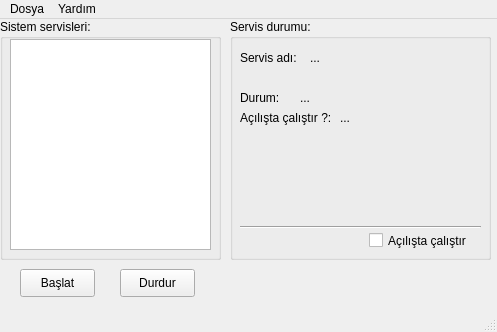
<ui version="4.0" >
 <class>ServisYoneticisi</class>
 <widget class="QMainWindow" name="ServisYoneticisi" >
  <property name="windowModality" >
   <enum>Qt::NonModal</enum>
  </property>
  <property name="geometry" >
   <rect>
    <x>0</x>
    <y>0</y>
    <width>497</width>
    <height>332</height>
   </rect>
  </property>
  <property name="windowTitle" >
   <string>Servis Yöneticisi</string>
  </property>
  <widget class="QWidget" name="centralwidget" >
   <property name="geometry" >
    <rect>
     <x>0</x>
     <y>30</y>
     <width>497</width>
     <height>279</height>
    </rect>
   </property>
   <widget class="QGroupBox" name="servisBox" >
    <property name="geometry" >
     <rect>
      <x>0</x>
      <y>0</y>
      <width>221</width>
      <height>241</height>
     </rect>
    </property>
    <property name="title" >
     <string>Sistem servisleri:</string>
    </property>
    <widget class="QListWidget" name="servisList" >
     <property name="geometry" >
      <rect>
       <x>10</x>
       <y>20</y>
       <width>201</width>
       <height>211</height>
      </rect>
     </property>
    </widget>
   </widget>
   <widget class="QPushButton" name="calistirButton" >
    <property name="geometry" >
     <rect>
      <x>20</x>
      <y>250</y>
      <width>75</width>
      <height>28</height>
     </rect>
    </property>
    <property name="text" >
     <string>Başlat</string>
    </property>
   </widget>
   <widget class="QPushButton" name="durdurButton" >
    <property name="geometry" >
     <rect>
      <x>120</x>
      <y>250</y>
      <width>75</width>
      <height>28</height>
     </rect>
    </property>
    <property name="text" >
     <string>Durdur</string>
    </property>
   </widget>
   <widget class="QGroupBox" name="durumBox" >
    <property name="geometry" >
     <rect>
      <x>230</x>
      <y>0</y>
      <width>261</width>
      <height>241</height>
     </rect>
    </property>
    <property name="title" >
     <string>Servis durumu:</string>
    </property>
    <widget class="QLabel" name="label" >
     <property name="geometry" >
      <rect>
       <x>10</x>
       <y>70</y>
       <width>54</width>
       <height>18</height>
      </rect>
     </property>
     <property name="text" >
      <string>Durum:</string>
     </property>
    </widget>
    <widget class="QLabel" name="durumLabel" >
     <property name="geometry" >
      <rect>
       <x>70</x>
       <y>70</y>
       <width>91</width>
       <height>18</height>
      </rect>
     </property>
     <property name="text" >
      <string>...</string>
     </property>
    </widget>
    <widget class="QLabel" name="label_2" >
     <property name="geometry" >
      <rect>
       <x>10</x>
       <y>90</y>
       <width>101</width>
       <height>18</height>
      </rect>
     </property>
     <property name="text" >
      <string>Açılışta çalıştır ?:</string>
     </property>
    </widget>
    <widget class="QLabel" name="acilis_cLabel" >
     <property name="geometry" >
      <rect>
       <x>110</x>
       <y>90</y>
       <width>71</width>
       <height>18</height>
      </rect>
     </property>
     <property name="text" >
      <string>...</string>
     </property>
    </widget>
    <widget class="QLabel" name="label_3" >
     <property name="geometry" >
      <rect>
       <x>10</x>
       <y>30</y>
       <width>61</width>
       <height>18</height>
      </rect>
     </property>
     <property name="text" >
      <string>Servis adı:</string>
     </property>
    </widget>
    <widget class="QLabel" name="sad_Label" >
     <property name="geometry" >
      <rect>
       <x>80</x>
       <y>30</y>
       <width>171</width>
       <height>18</height>
      </rect>
     </property>
     <property name="text" >
      <string>...</string>
     </property>
    </widget>
    <widget class="Line" name="line" >
     <property name="geometry" >
      <rect>
       <x>10</x>
       <y>200</y>
       <width>241</width>
       <height>16</height>
      </rect>
     </property>
     <property name="orientation" >
      <enum>Qt::Horizontal</enum>
     </property>
    </widget>
    <widget class="QCheckBox" name="acalistirButton" >
     <property name="geometry" >
      <rect>
       <x>139</x>
       <y>210</y>
       <width>101</width>
       <height>23</height>
      </rect>
     </property>
     <property name="text" >
      <string>Açılışta çalıştır</string>
     </property>
    </widget>
   </widget>
  </widget>
  <widget class="QMenuBar" name="menubar" >
   <property name="geometry" >
    <rect>
     <x>0</x>
     <y>0</y>
     <width>497</width>
     <height>30</height>
    </rect>
   </property>
   <widget class="QMenu" name="menuDosya" >
    <property name="title" >
     <string>Dosya</string>
    </property>
    <addaction name="actionYapilandir" />
    <addaction name="actionCik" />
   </widget>
   <widget class="QMenu" name="menuYard_m" >
    <property name="title" >
     <string>Yardım</string>
    </property>
    <addaction name="syHakkinda" />
    <addaction name="qtHakkinda" />
   </widget>
   <addaction name="menuDosya" />
   <addaction name="menuYard_m" />
  </widget>
  <widget class="QStatusBar" name="statusbar" >
   <property name="geometry" >
    <rect>
     <x>0</x>
     <y>309</y>
     <width>497</width>
     <height>23</height>
    </rect>
   </property>
  </widget>
  <action name="actionYapilandir" >
   <property name="text" >
    <string>Yapılandır</string>
   </property>
  </action>
  <action name="actionCik" >
   <property name="text" >
    <string>Çık</string>
   </property>
  </action>
  <action name="syHakkinda" >
   <property name="text" >
    <string>Servis Yöneticisi Hakkında</string>
   </property>
  </action>
  <action name="qtHakkinda" >
   <property name="text" >
    <string>QT Hakkında</string>
   </property>
  </action>
 </widget>
 <resources/>
 <connections/>
</ui>
